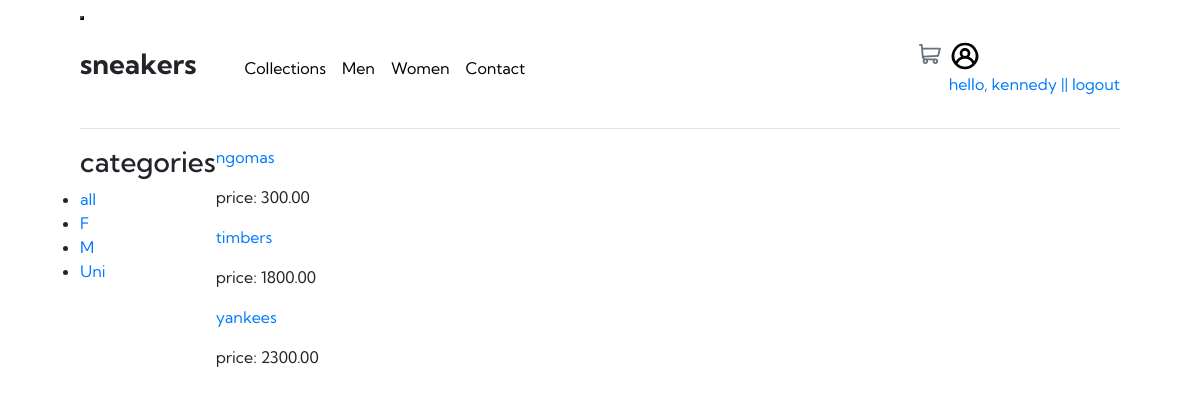
The page /home/ (signed in) on the database its author committed.
### app/models.py (models this page shows, shortened)
class User(AbstractUser):
    name= models.CharField(max_length=200, null=True)
    email = models.EmailField(null=True, unique=True)
    bio = models.TextField(null=True)
    avatar = models.ImageField(null=True, default='profile.svg')
    REQUIRED_FIELDS = []

class Category(models.Model):
    choices = (
    ('M', 'male'),
    ('F', 'female'),
    ('Uni', 'unisex')
    )
    name =  models.CharField(max_length=10, choices=choices, db_index=True)
    slug = models.SlugField(max_length=200, unique=True)
    class Meta:
        ordering = ('name',)
        verbose_name = 'category'
        verbose_name_plural = 'categories'

class Product(models.Model):
    name = models.CharField(max_length=200, db_index=True)
    description = models.TextField(null=True, blank=True)
    price = models.DecimalField(max_digits=10, decimal_places=2, null=True)
    category = models.ForeignKey(Category, related_name='products', on_delete=models.CASCADE)
    updated = models.DateTimeField(auto_now=True)
    created = models.DateTimeField(auto_now_add=True)
    slug = models.SlugField(max_length=200, db_index=True)
    class Meta:
        ordering = ('name',)
        index_together = ( ('id', 'slug'),)

### app/views.py (the view)
# urls.py: path("home/", views.home, name='home'),
def home(request,category_slug=None):
    category = None
    products = Product.objects.all()
    categories = Category.objects.all()
    if category_slug:
        category = get_object_or_404(Category,slug=category_slug)
        products = products.filter(category=category)
    context = {
        'products':products,
        'categories':categories,
    }
    return render(request, 'app/home.html', context )

### app/templates/app/home.html
{% extends 'base.html' %}
{% block content %}
<div class="container home">
    <div class="row">
        <div>
            <h3>categories</h3>
            <ul>
                <li {% if not category %} class="selected" {% endif %}>
                    <a href="{% url 'home' %}">all</a>
                </li>
                {% for c in categories %}
                    <li {% if category.slug == c.slug %} class="selected" {% endif %}>
                        <a href="">{{ c.name }}</a>
                    </li>
                {% endfor %}
            </ul>
        </div>
        <div>
            {% for product in products %}
                <div class="item">
                    <a href="{% url 'product_detail' product.id  product.slug %}"><p>{{ product.name }}</p></a>
                    <p>price: {{ product.price }}</p>
                </div>
            {% endfor %}
        </div>
    </div>
</div>
{% endblock %}

### app/templates/navbar.html (shortened to what this page needs)
{% load static %}
<button class="mobile-nav-toggle" aria-controls="primary-navigation" aria-expanded="false"><span class="sr-only">menu</span></button>
<nav>
    <div class="nav-left">
        <div class="logo-div">
            <h3>sneakers</h3>
        </div>
        <div class="links">
            <ul data-visible='false' id="primary-navigation" class="primary-navigation">
                <li><a href="">Collections</a></li>
                <li><a href="">Men</a></li>
                <li><a href="">Women</a></li>
                <li><a href="">Contact</a></li>
            </ul>
        </div>
    </div>
    <div class="nav-icon-tray">
        <div>
            <a href="" type="button"  data-toggle="modal" data-target="#exampleModal"><img src="{% static 'icons/icon-cart.svg' %}" alt="cart-icon"></a>
        </div>
        <div class="nav-login">
            {% if request.user.is_authenticated %}
                <div>
                    <img src="{{ request.user.avatar.url }}" alt="profil pic">
                </div>
                <a href="{% url 'logout' %}">hello, {{ request.user }} || logout</a>
            {% else %}
                <a href="{% url 'login' %}">login</a>
            {% endif %}
        </div>
    </div>
</nav>
<hr>

### static/css/base.css (style rules this page uses)
* { margin: 0; padding: 0; box-sizing: border-box; --primary-color: hsl(26, 100%, 55%); --pale-primary: hsl(25, 100%, 94%); --dark-blue: hsl(220, 13%, 13%); --dark-grayish-blue: hsl(219, 9%, 45%); --grayish-blue: hsl(220, 14%, 75%); --light-grayish-blue: hsl(223, 64%, 98%); --white: hsl(0, 0%, 100%); --black: hsl(0, 0%, 0%); }
body { overflow-x: hidden; padding: 0 5em; font-family: 'Kumbh Sans', sans-serif; }
nav { display: flex; align-items: center; justify-content: space-between; }
.nav-left { display: flex; }
.nav-icon-tray { display: flex; }
.nav-login { margin-left: .5em; }
.nav-login img { width: 2rem; aspect-ratio: 1; }
.logo-div h3 { font-weight: 700; }
.links { display: flex; align-items: center; padding-left: 3em; }
.primary-navigation { list-style: none; padding: 0; margin: 0; display: flex; }
.primary-navigation li a { margin-right: 1rem; color: var(--black); }
@media (min-width: 375px) { nav { padding: 1em 0; } }

### rows shown on the page
User: user.avatar (placeholder picture), user "kennedy"
Category: name "F"
Category: name "M"
Category: name "Uni"
Product: name "ngomas", price "300.00"
Product: name "timbers", price "1800.00"
Product: name "yankees", price "2300.00"
